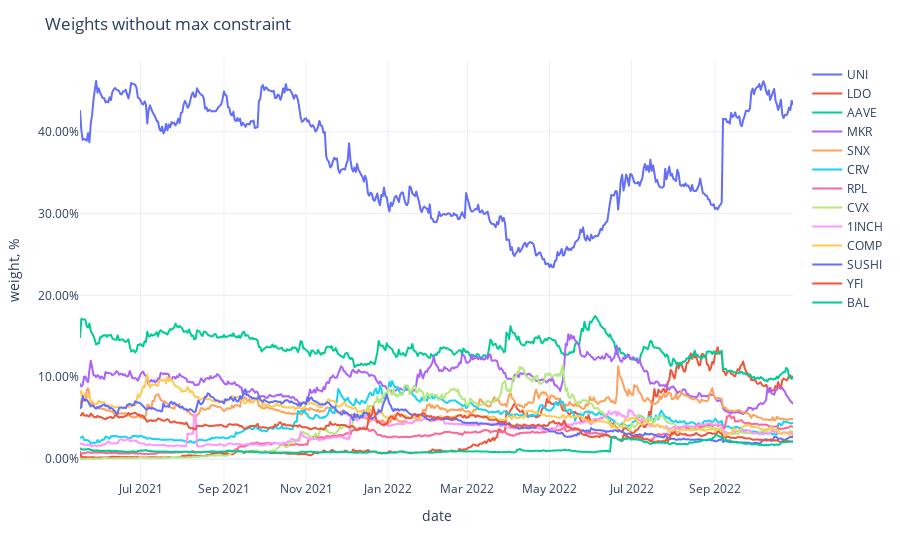

This figure's notebook cell:
### Code cell
fig = px.line(weights,
              labels={'value': 'weight, %', 'variable': ''})
fig.update_traces(
    hovertemplate="%{y}"
)
fig.update_yaxes(
    tickformat=".2%",
)
fig.update_xaxes(
    showspikes=True,
    spikethickness=2,
    spikedash="dot",
    spikecolor="#999999",
    spikemode="across",
)
fig.update_layout(
    ## showlegend=False,
    hovermode="x",
    hoverdistance=100,  ## Distance to show hover label of data point
    spikedistance=1000,  ## Distance to show spike
    template='plotly_white',
    title='Weights without max constraint'
)

### Figure 1 — Plotly figure (JSON) as saved in the notebook; plotly's stock layout.template omitted (floating-point values rounded to 4 significant figures; data arrays with more than 128 entries replaced by an {"elided": "..."} marker saying what was removed)
{"data": [{"hovertemplate": "%{y}", "legendgroup": "UNI", "line": {"color": "#636efa", "dash": "solid"}, "marker": {"symbol": "circle"}, "mode": "lines", "name": "UNI", "showlegend": true, "type": "scattergl", "x": {"elided": "531 str values"}, "xaxis": "x", "y": {"elided": "531 float values"}, "yaxis": "y"}, {"hovertemplate": "%{y}", "legendgroup": "LDO", "line": {"color": "#EF553B", "dash": "solid"}, "marker": {"symbol": "circle"}, "mode": "lines", "name": "LDO", "showlegend": true, "type": "scattergl", "x": {"elided": "531 str values"}, "xaxis": "x", "y": {"elided": "531 float values"}, "yaxis": "y"}, {"hovertemplate": "%{y}", "legendgroup": "AAVE", "line": {"color": "#00cc96", "dash": "solid"}, "marker": {"symbol": "circle"}, "mode": "lines", "name": "AAVE", "showlegend": true, "type": "scattergl", "x": {"elided": "531 str values"}, "xaxis": "x", "y": {"elided": "531 float values"}, "yaxis": "y"}, {"hovertemplate": "%{y}", "legendgroup": "MKR", "line": {"color": "#ab63fa", "dash": "solid"}, "marker": {"symbol": "circle"}, "mode": "lines", "name": "MKR", "showlegend": true, "type": "scattergl", "x": {"elided": "531 str values"}, "xaxis": "x", "y": {"elided": "531 float values"}, "yaxis": "y"}, {"hovertemplate": "%{y}", "legendgroup": "SNX", "line": {"color": "#FFA15A", "dash": "solid"}, "marker": {"symbol": "circle"}, "mode": "lines", "name": "SNX", "showlegend": true, "type": "scattergl", "x": {"elided": "531 str values"}, "xaxis": "x", "y": {"elided": "531 float values"}, "yaxis": "y"}, {"hovertemplate": "%{y}", "legendgroup": "CRV", "line": {"color": "#19d3f3", "dash": "solid"}, "marker": {"symbol": "circle"}, "mode": "lines", "name": "CRV", "showlegend": true, "type": "scattergl", "x": {"elided": "531 str values"}, "xaxis": "x", "y": {"elided": "531 float values"}, "yaxis": "y"}, {"hovertemplate": "%{y}", "legendgroup": "RPL", "line": {"color": "#FF6692", "dash": "solid"}, "marker": {"symbol": "circle"}, "mode": "lines", "name": "RPL", "showlegend": true, "type": "scattergl", "x": {"elided": "531 str values"}, "xaxis": "x", "y": {"elided": "531 float values"}, "yaxis": "y"}, {"hovertemplate": "%{y}", "legendgroup": "CVX", "line": {"color": "#B6E880", "dash": "solid"}, "marker": {"symbol": "circle"}, "mode": "lines", "name": "CVX", "showlegend": true, "type": "scattergl", "x": {"elided": "531 str values"}, "xaxis": "x", "y": {"elided": "531 float values"}, "yaxis": "y"}, {"hovertemplate": "%{y}", "legendgroup": "1INCH", "line": {"color": "#FF97FF", "dash": "solid"}, "marker": {"symbol": "circle"}, "mode": "lines", "name": "1INCH", "showlegend": true, "type": "scattergl", "x": {"elided": "531 str values"}, "xaxis": "x", "y": {"elided": "531 float values"}, "yaxis": "y"}, {"hovertemplate": "%{y}", "legendgroup": "COMP", "line": {"color": "#FECB52", "dash": "solid"}, "marker": {"symbol": "circle"}, "mode": "lines", "name": "COMP", "showlegend": true, "type": "scattergl", "x": {"elided": "531 str values"}, "xaxis": "x", "y": {"elided": "531 float values"}, "yaxis": "y"}, {"hovertemplate": "%{y}", "legendgroup": "SUSHI", "line": {"color": "#636efa", "dash": "solid"}, "marker": {"symbol": "circle"}, "mode": "lines", "name": "SUSHI", "showlegend": true, "type": "scattergl", "x": {"elided": "531 str values"}, "xaxis": "x", "y": {"elided": "531 float values"}, "yaxis": "y"}, {"hovertemplate": "%{y}", "legendgroup": "YFI", "line": {"color": "#EF553B", "dash": "solid"}, "marker": {"symbol": "circle"}, "mode": "lines", "name": "YFI", "showlegend": true, "type": "scattergl", "x": {"elided": "531 str values"}, "xaxis": "x", "y": {"elided": "531 float values"}, "yaxis": "y"}, {"hovertemplate": "%{y}", "legendgroup": "BAL", "line": {"color": "#00cc96", "dash": "solid"}, "marker": {"symbol": "circle"}, "mode": "lines", "name": "BAL", "showlegend": true, "type": "scattergl", "x": {"elided": "531 str values"}, "xaxis": "x", "y": {"elided": "531 float values"}, "yaxis": "y"}], "layout": {"hoverdistance": 100, "hovermode": "x", "legend": {"title": {"text": ""}, "tracegroupgap": 0}, "margin": {"t": 60}, "spikedistance": 1000, "title": {"text": "Weights without max constraint"}, "xaxis": {"anchor": "y", "domain": [0, 1], "showspikes": true, "spikecolor": "#999999", "spikedash": "dot", "spikemode": "across", "spikethickness": 2, "title": {"text": "date"}}, "yaxis": {"anchor": "x", "domain": [0, 1], "tickformat": ".2%", "title": {"text": "weight, %"}}}}
